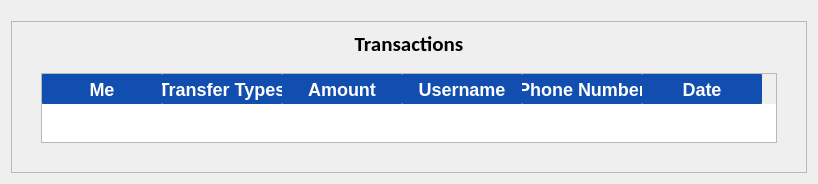
            <widget class="QWidget" name="transactions">
             <layout class="QGridLayout" name="gridLayout_4">
              <item row="0" column="0">
               <spacer name="verticalSpacer_17">
                <property name="orientation">
                 <enum>Qt::Vertical</enum>
                </property>
                <property name="sizeType">
                 <enum>QSizePolicy::Fixed</enum>
                </property>
                <property name="sizeHint" stdset="0">
                 <size>
                  <width>20</width>
                  <height>10</height>
                 </size>
                </property>
               </spacer>
              </item>
              <item row="1" column="0">
               <widget class="QFrame" name="frame_7">
                <property name="frameShape">
                 <enum>QFrame::StyledPanel</enum>
                </property>
                <property name="frameShadow">
                 <enum>QFrame::Raised</enum>
                </property>
                <layout class="QGridLayout" name="gridLayout_21">
                 <item row="0" column="1" rowspan="2" colspan="2">
                  <widget class="QLabel" name="label_100">
                   <property name="font">
                    <font>
                     <family>Calibri</family>
                     <pointsize>16</pointsize>
                     <bold>true</bold>
                     <strikeout>false</strikeout>
                     <kerning>true</kerning>
                    </font>
                   </property>
                   <property name="styleSheet">
                    <string notr="true"> letter-spacing: 0px;</string>
                   </property>
                   <property name="text">
                    <string>Transactions</string>
                   </property>
                   <property name="alignment">
                    <set>Qt::AlignCenter</set>
                   </property>
                   <property name="wordWrap">
                    <bool>true</bool>
                   </property>
                  </widget>
                 </item>
                 <item row="3" column="0">
                  <spacer name="horizontalSpacer_18">
                   <property name="orientation">
                    <enum>Qt::Horizontal</enum>
                   </property>
                   <property name="sizeType">
                    <enum>QSizePolicy::Fixed</enum>
                   </property>
                   <property name="sizeHint" stdset="0">
                    <size>
                     <width>20</width>
                     <height>20</height>
                    </size>
                   </property>
                  </spacer>
                 </item>
                 <item row="4" column="1" colspan="2">
                  <spacer name="verticalSpacer_6">
                   <property name="orientation">
                    <enum>Qt::Vertical</enum>
                   </property>
                   <property name="sizeType">
                    <enum>QSizePolicy::Fixed</enum>
                   </property>
                   <property name="sizeHint" stdset="0">
                    <size>
                     <width>20</width>
                     <height>20</height>
                    </size>
                   </property>
                  </spacer>
                 </item>
                 <item row="3" column="1" colspan="2">
                  <widget class="QTableWidget" name="transactions_table_2">
                   <property name="minimumSize">
                    <size>
                     <width>500</width>
                     <height>0</height>
                    </size>
                   </property>
                   <property name="layoutDirection">
                    <enum>Qt::LeftToRight</enum>
                   </property>
                   <property name="styleSheet">
                    <string notr="true">QHeaderView::section{
border-radius:1px;
border- top-left-radius:10px;
background:#124eaf;
font-weight:bold;
font-size:18px;
color:white;
height:30px;
text-align: center;
}
QTableWidget{
font-family:Calibri;

selection-color:green;
color:#303030;
text-align: center;
font-weight:bold;
font-size:16px;
selection-background-color:blue;

}

QTableWidget:: Item:selected{
color:white;
background-color:blue;
}
</string>
                   </property>
                   <property name="horizontalScrollBarPolicy">
                    <enum>Qt::ScrollBarAlwaysOff</enum>
                   </property>
                   <property name="sizeAdjustPolicy">
                    <enum>QAbstractScrollArea::AdjustToContents</enum>
                   </property>
                   <property name="autoScrollMargin">
                    <number>16</number>
                   </property>
                   <property name="editTriggers">
                    <set>QAbstractItemView::NoEditTriggers</set>
                   </property>
                   <property name="tabKeyNavigation">
                    <bool>false</bool>
                   </property>
                   <property name="showDropIndicator" stdset="0">
                    <bool>false</bool>
                   </property>
                   <property name="dragDropOverwriteMode">
                    <bool>false</bool>
                   </property>
                   <property name="dragDropMode">
                    <enum>QAbstractItemView::NoDragDrop</enum>
                   </property>
                   <property name="defaultDropAction">
                    <enum>Qt::IgnoreAction</enum>
                   </property>
                   <property name="alternatingRowColors">
                    <bool>false</bool>
                   </property>
                   <property name="selectionMode">
                    <enum>QAbstractItemView::NoSelection</enum>
                   </property>
                   <property name="selectionBehavior">
                    <enum>QAbstractItemView::SelectRows</enum>
                   </property>
                   <property name="iconSize">
                    <size>
                     <width>30</width>
                     <height>30</height>
                    </size>
                   </property>
                   <property name="textElideMode">
                    <enum>Qt::ElideMiddle</enum>
                   </property>
                   <property name="verticalScrollMode">
                    <enum>QAbstractItemView::ScrollPerItem</enum>
                   </property>
                   <property name="horizontalScrollMode">
                    <enum>QAbstractItemView::ScrollPerItem</enum>
                   </property>
                   <property name="showGrid">
                    <bool>false</bool>
                   </property>
                   <property name="gridStyle">
                    <enum>Qt::SolidLine</enum>
                   </property>
                   <property name="sortingEnabled">
                    <bool>false</bool>
                   </property>
                   <property name="wordWrap">
                    <bool>true</bool>
                   </property>
                   <property name="cornerButtonEnabled">
                    <bool>false</bool>
                   </property>
                   <property name="rowCount">
                    <number>0</number>
                   </property>
                   <property name="columnCount">
                    <number>6</number>
                   </property>
                   <attribute name="horizontalHeaderVisible">
                    <bool>true</bool>
                   </attribute>
                   <attribute name="horizontalHeaderCascadingSectionResizes">
                    <bool>true</bool>
                   </attribute>
                   <attribute name="horizontalHeaderMinimumSectionSize">
                    <number>30</number>
                   </attribute>
                   <attribute name="horizontalHeaderDefaultSectionSize">
                    <number>120</number>
                   </attribute>
                   <attribute name="horizontalHeaderHighlightSections">
                    <bool>true</bool>
                   </attribute>
                   <attribute name="horizontalHeaderStretchLastSection">
                    <bool>false</bool>
                   </attribute>
                   <attribute name="verticalHeaderVisible">
                    <bool>false</bool>
                   </attribute>
                   <attribute name="verticalHeaderCascadingSectionResizes">
                    <bool>true</bool>
                   </attribute>
                   <attribute name="verticalHeaderDefaultSectionSize">
                    <number>30</number>
                   </attribute>
                   <attribute name="verticalHeaderHighlightSections">
                    <bool>true</bool>
                   </attribute>
                   <attribute name="verticalHeaderShowSortIndicator" stdset="0">
                    <bool>true</bool>
                   </attribute>
                   <attribute name="verticalHeaderStretchLastSection">
                    <bool>false</bool>
                   </attribute>
                   <column>
                    <property name="text">
                     <string>Me</string>
                    </property>
                   </column>
                   <column>
                    <property name="text">
                     <string>Transfer Types</string>
                    </property>
                   </column>
                   <column>
                    <property name="text">
                     <string>Amount</string>
                    </property>
                    <property name="foreground">
                     <brush brushstyle="NoBrush">
                      <color alpha="255">
                       <red>34</red>
                       <green>255</green>
                       <blue>0</blue>
                      </color>
                     </brush>
                    </property>
                   </column>
                   <column>
                    <property name="text">
                     <string>Username</string>
                    </property>
                   </column>
                   <column>
                    <property name="text">
                     <string>Phone Number</string>
                    </property>
                   </column>
                   <column>
                    <property name="text">
                     <string>Date</string>
                    </property>
                   </column>
                  </widget>
                 </item>
                 <item row="2" column="1" colspan="2">
                  <spacer name="verticalSpacer_24">
                   <property name="orientation">
                    <enum>Qt::Vertical</enum>
                   </property>
                   <property name="sizeType">
                    <enum>QSizePolicy::Fixed</enum>
                   </property>
                   <property name="sizeHint" stdset="0">
                    <size>
                     <width>20</width>
                     <height>10</height>
                    </size>
                   </property>
                  </spacer>
                 </item>
                 <item row="3" column="3">
                  <spacer name="horizontalSpacer_19">
                   <property name="orientation">
                    <enum>Qt::Horizontal</enum>
                   </property>
                   <property name="sizeType">
                    <enum>QSizePolicy::Fixed</enum>
                   </property>
                   <property name="sizeHint" stdset="0">
                    <size>
                     <width>20</width>
                     <height>20</height>
                    </size>
                   </property>
                  </spacer>
                 </item>
                </layout>
               </widget>
              </item>
             </layout>
            </widget>
